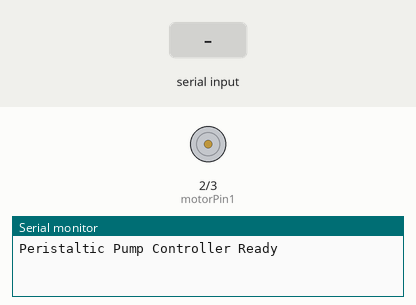
Simulated run of this sketch. Board: Arduino Uno, built with avr-gcc and run on an emulated ATmega328P. On the bench: motor-driver pin pairs drawn as motors (green arrow = first pin HIGH = forward, orange = second pin HIGH = backward, longer = more drive), the last lines printed to the serial monitor. Inputs (shaded band) come from the test bench.

Above: at 1.2 s.
1.3 s: "90:45\n" received over Serial
At 2.3 s:
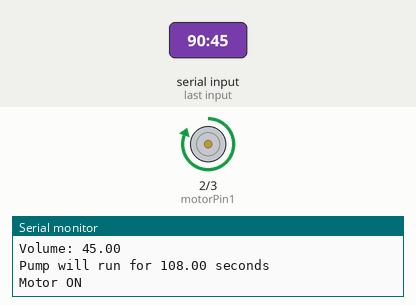
Timing chart, 0 to 4.3 s (numbered marks = the images above; inputs shaded):
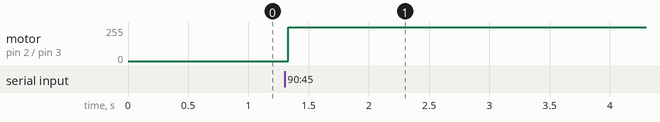

The sketch:

pump_control1.ino.ino
```cpp
String receivedData;  // Variable to store received data
const int motorPin1 = 2;    // Motor control pin 1
const int motorPin2 = 3;    // Motor control pin 2
const float FLOW_RATE = 75.0; // Estimated flow rate in mL/min

void setup() {
    pinMode(motorPin1, OUTPUT);
    pinMode(motorPin2, OUTPUT);
    Serial.begin(9600);
    Serial.println("Peristaltic Pump Controller Ready");
}

void loop() {
    if (Serial.available() > 0) {
        receivedData = Serial.readStringUntil('\n');  // Read incoming data until newline
        receivedData.trim();  // Remove any extra spaces or newlines
        Serial.print("Raw Data Received: ");
        Serial.println(receivedData);

        if (receivedData.length() == 0) {
            Serial.println("Error: No valid data received.");
            return;
        }

        // Split the received string into chemical name and volume
        int separatorIndex = receivedData.indexOf(':');
        if (separatorIndex == -1) {
            Serial.println("Error: Invalid data format. Expected 'chemical:volume'.");
            return;
        }

        String chemical = receivedData.substring(0, separatorIndex);
        String volumeStr = receivedData.substring(separatorIndex + 1);
        float desiredVolume = volumeStr.toFloat();

        Serial.print("Chemical: ");
        Serial.println(chemical);
        Serial.print("Volume: ");
        Serial.println(desiredVolume);

        if (desiredVolume <= 0) {
            Serial.println("Error: Invalid volume value.");
            return;
        }

        // Calculate pump run time
        float pumpTime = ((desiredVolume * 60.0) / FLOW_RATE) * 3;
        Serial.print("Pump will run for ");
        Serial.print(pumpTime);
        Serial.println(" seconds");

        // Activate pump
        startMotor();
        delay(pumpTime * 1000); // Convert seconds to milliseconds
        stopMotor();
        Serial.println("Pumping complete");
    }
}

void startMotor() {
    digitalWrite(motorPin1, HIGH);
    digitalWrite(motorPin2, LOW);
    Serial.println("Motor ON");
}

void stopMotor() {
    digitalWrite(motorPin1, LOW);
    digitalWrite(motorPin2, LOW);
    Serial.println("Motor OFF");
}
```

Measured:
- after the input at 1.3 s, motor on pin 2 (motorPin1) / pin 3 (motorPin2): stopped → forward 255/255 at once
